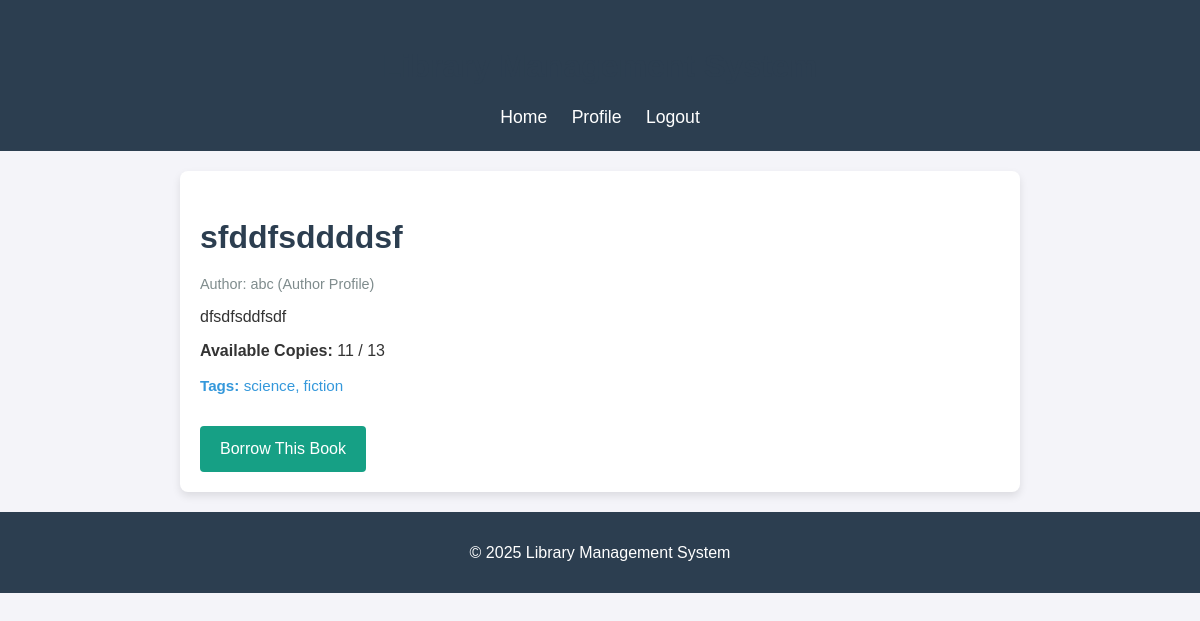
Screenshot of /book/1/ with the database file from the repository.
### library/models.py (models this page shows, shortened)
class Book(models.Model):
    title = models.CharField(max_length=200)
    author = models.ForeignKey(Author, on_delete=models.CASCADE ,related_name='author_profile')
    description = models.CharField(max_length=50)
    total_copies = models.PositiveIntegerField(default = 1)
    availlable_copies =  models.PositiveIntegerField(default = 1)
    tags = models.ManyToManyField(Tag , blank = True , related_name='books' )

class Tag (models.Model):
    name = models.CharField(max_length=20)

### user/models.py (models this page shows)
class Author(models.Model):
    user = models.OneToOneField(
        settings.AUTH_USER_MODEL,
        on_delete=models.CASCADE,
        related_name='author_profile'
    )
    can_create_tags = models.BooleanField(default=True, help_text="Can this author create tags?")
    can_add_books = models.BooleanField(default=True, help_text="Can this author add new books to the library?")
    bio = models.TextField(blank=True, null=True, help_text="Short biography of the author.")
    website = models.URLField(blank=True, null=True, help_text="Author's personal website.")
    def __str__(self):
        return f"{self.user.username} (Author Profile)"

class User (AbstractUser):
    phone = models.IntegerField(null = False)

### library/views.py (the view)
# urls.py: path('book/<int:book_id>/', views.book_detail, name='book_detail'),
def book_detail(request, book_id):
    book = get_object_or_404(Book, id=book_id)
    borrows = Borrow.objects.filter(book=book, is_returned=False)
    return render(request, 'library/book_detail.html', {'book': book, 'borrows': borrows})

### library/templates/library/book_detail.html (shortened to what this page needs)
{% load static %}
<!DOCTYPE html>
<html lang="en">
<head>
</head>
<body>
  <header>
    <h1>Library Management System</h1>
    <nav>
      <a href="{% url 'home_view' %}">Home</a>
      <a >Profile</a>
      <a >Logout</a>
    </nav>
  </header>
  <main>
    <h1>{{ book.title }}</h1>
    <p class="meta">Author: {{ book.author }}</p>
    <p>{{ book.description }}</p>
    <p><strong>Available Copies:</strong> {{ book.availlable_copies }} / {{ book.total_copies }}</p>
    {% if book.tags.all %}
    <p class="tags"><strong>Tags:</strong>
      {% for tag in book.tags.all %}
        {{ tag.name }}{% if not forloop.last %}, {% endif %}
      {% endfor %}
    </p>
    {% endif %}
    <a href="{% url 'borrow_book' book.id %}" class="borrow-button">Borrow This Book</a>
  </main>
  <footer>
    <p>&copy; 2025 Library Management System</p>
  </footer>
</body>
</html>

### library/templates/library/book_detail.html (style rules this page uses)
body { font-family: Arial, sans-serif; background-color: #f4f4f9; color: #333; line-height: 1.6; margin: 0; padding: 0; }
header { background-color: #2c3e50; padding: 20px; text-align: center; color: white; }
header nav a { color: white; margin: 0 10px; text-decoration: none; font-size: 1.1em; }
main { max-width: 800px; margin: 20px auto; padding: 20px; background-color: #fff; border-radius: 8px; box-shadow: 0 4px 8px rgba(0,0,0,0.1); }
h1 { margin-bottom: 10px; color: #2c3e50; }
p { margin: 8px 0; }
.meta { color: #7f8c8d; font-size: 0.9em; }
.tags { margin-top: 10px; font-size: 0.95em; color: #3498db; }
.borrow-button { display: inline-block; background-color: #16a085; color: white; padding: 10px 20px; margin-top: 20px; text-decoration: none; border-radius: 4px; transition: background-color 0.3s ease; }
footer { text-align: center; padding: 20px; background-color: #2c3e50; color: white; margin-top: 20px; }

### rows the page displays
Book: title "sfddfsddddsf", author "abc (Author Profile)", description "dfsdfsddfsdf", availlable_copies "11", total_copies "13"
Tag: name "science"
Tag: name "fiction"
